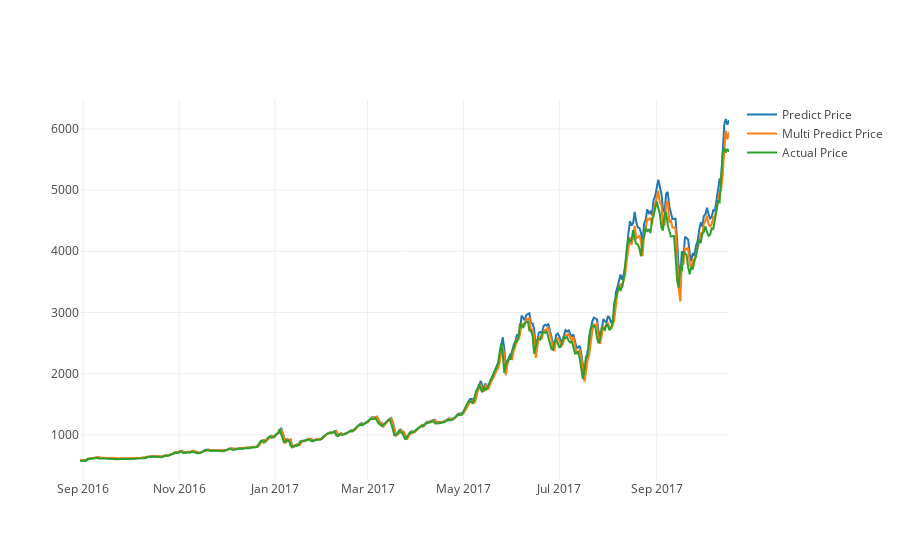

The notebook cell saved with this chart:
### Markdown cell above
#### Plot line graph with actual price, predicted price with feature `Weighted Price`, predicted price with features `Volume` and `Weighted Price`

### Code cell
actual_chart = go.Scatter(x=predictDates, y=inv_y, name= 'Actual Price')
multi_predict_chart = go.Scatter(x=predictDates, y=inv_yhat, name= 'Multi Predict Price')
predict_chart = go.Scatter(x=predictDates, y=yhat_reshape, name= 'Predict Price')
py.iplot([predict_chart, multi_predict_chart, actual_chart])

### Figure 1 — Plotly figure (JSON) as saved in the notebook; plotly's stock layout.template omitted (floating-point values rounded to 4 significant figures; data arrays with more than 128 entries replaced by an {"elided": "..."} marker saying what was removed)
{"data": [{"name": "Predict Price", "type": "scatter", "x": {"elided": "414 str values"}, "y": {"elided": "414 float values"}}, {"name": "Multi Predict Price", "type": "scatter", "x": {"elided": "414 str values"}, "y": {"elided": "414 float values"}}, {"name": "Actual Price", "type": "scatter", "x": {"elided": "414 str values"}, "y": {"elided": "414 float values"}}], "layout": {}}
